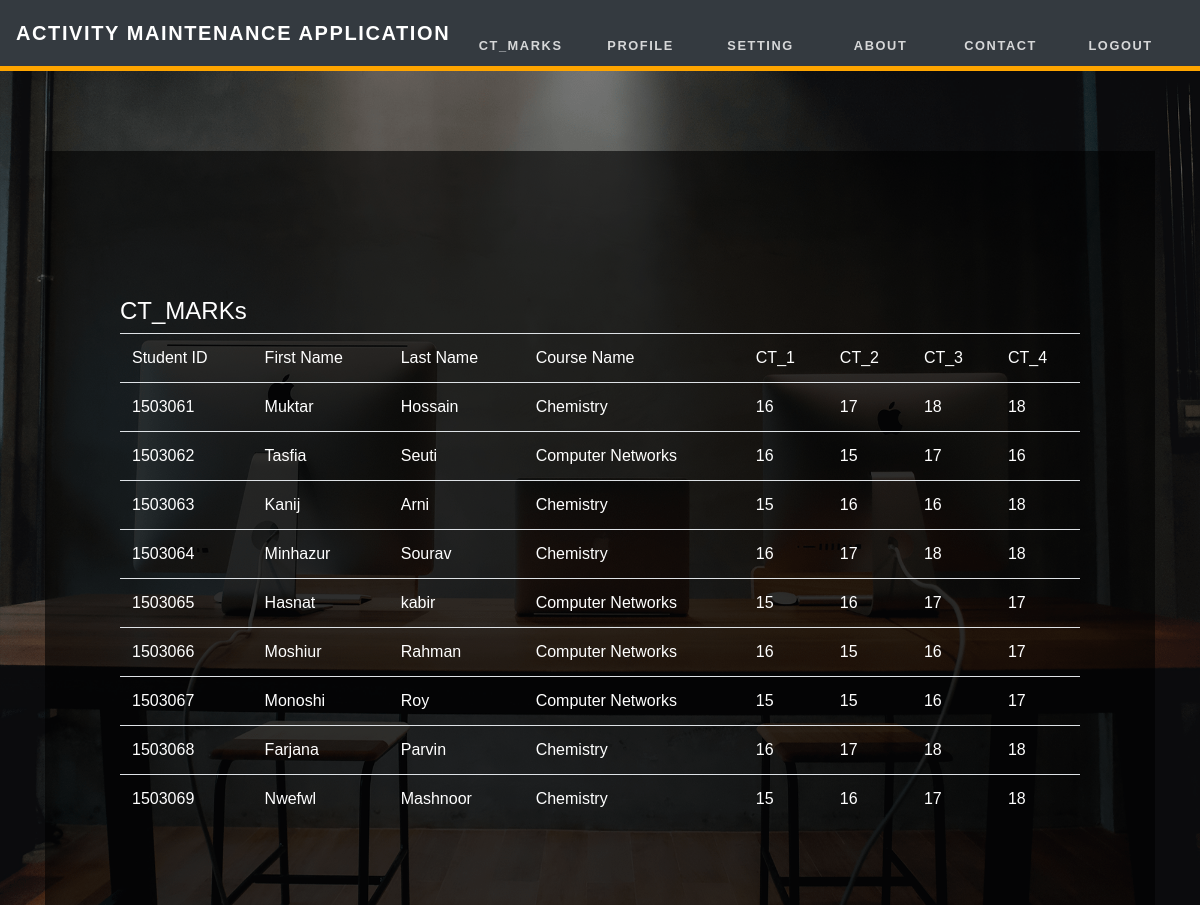
Screenshot of /ct_marks/ with the database file from the repository.
### project/models.py (models this page shows)
class CT_Marks(models.Model):
    student_id = models.IntegerField(max_length=40)
    first_name = models.CharField(max_length=40)
    last_name = models.CharField(max_length=40)
    course_name = models.CharField(max_length=40)
    CT_1 = models.IntegerField(max_length=40, default=" ")
    CT_2 = models.IntegerField(max_length=40, default=" ")
    CT_3 = models.IntegerField(max_length=40, default=" ")
    CT_4 = models.IntegerField(max_length=40, default=" ")

### student/views.py (the view)
# urls.py: path('ct_marks/', s_views.ct_marks, name='ct_marks'),
def ct_marks(request):
    items = CT_Marks.objects.all()
    context ={
        'items' : items,
        'header' : "CT_MARKs"
    }
    return render(request, 'student/ct_marks.html', context)

### student/templates/student/ct_marks.html (shortened to what this page needs)
{% extends 'student/st_base.html' %}
{% block main_content %}
<div class="content-section" style="width:100%;">
    <div class="col-12">
<div class="button-group">
    <h4> {{ header }}</h4>
</div>
<table class="table table-hover">
    <thead>
    <tr>
        <td style="color:white;">Student ID</td>
        <td style="color:white;">First Name</td>
        <td style="color:white;">Last Name</td>
        <td style="color:white;">Course Name</td>
        <td style="color:white;">CT_1</td>
        <td style="color:white;">CT_2</td>
        <td style="color:white;">CT_3</td>
        <td style="color:white;">CT_4</td>
    </tr>
    </thead>
    <tbody>
    {% for item in items %}
    <tr>
        <td style="color:white;">{{ item.student_id }}</td>
        <td style="color:white;">{{ item.first_name }}</td>
        <td style="color:white;">{{ item.last_name }}</td>
        <td style="color:white;">{{ item.course_name }}</td>
        <td style="color:white;">{{ item.CT_1 }}</td>
        <td style="color:white;">{{ item.CT_2 }}</td>
        <td style="color:white;">{{ item.CT_3 }}</td>
        <td style="color:white;">{{ item.CT_4 }}</td>
    </tr>
    {% endfor %}
    </tbody>
</table>
</div>
    </div>
{% endblock %}

### static/css/fixed.css (style rules this page uses)
[class*="col-"] { padding: 1rem; }

### student/templates/student/st_base.html (style rules this page uses)
body { overflow-x: hidden; font-family: 'Raleway', sans-serif; color: #505962; }

### student/templates/student/ct_marks.html (style rules this page uses)
body { background-image:url(/media/computers-3.png); background-size: 100% 100%; font-family: 'Raleway', sans-serif; font-weight: 100; height: 100vh; margin: 0px; padding:0px width:100%; height:100%; }
.content-section { border: 0px solid #fff; margin-top: 10vh; color:white; padding:50px 60px 50px 60px; background-color:rgba(0,0,0,0.6); }
.button-group { margin-top:10vh; }

### rows the page displays
CT_Marks: student_id "1503061", first_name "Muktar", last_name "Hossain", course_name "Chemistry", CT_1 "16", CT_2 "17", CT_3 "18", CT_4 "18"
CT_Marks: student_id "1503062", first_name "Tasfia", last_name "Seuti", course_name "Computer Networks", CT_1 "16", CT_2 "15", CT_3 "17", CT_4 "16"
CT_Marks: student_id "1503063", first_name "Kanij", last_name "Arni", course_name "Chemistry", CT_1 "15", CT_2 "16", CT_3 "16", CT_4 "18"
CT_Marks: student_id "1503064", first_name "Minhazur", last_name "Sourav", course_name "Chemistry", CT_1 "16", CT_2 "17", CT_3 "18", CT_4 "18"
CT_Marks: student_id "1503065", first_name "Hasnat", last_name "kabir", course_name "Computer Networks", CT_1 "15", CT_2 "16", CT_3 "17", CT_4 "17"
CT_Marks: student_id "1503066", first_name "Moshiur", last_name "Rahman", course_name "Computer Networks", CT_1 "16", CT_2 "15", CT_3 "16", CT_4 "17"
CT_Marks: student_id "1503067", first_name "Monoshi", last_name "Roy", course_name "Computer Networks", CT_1 "15", CT_2 "15", CT_3 "16", CT_4 "17"
CT_Marks: student_id "1503068", first_name "Farjana", last_name "Parvin", course_name "Chemistry", CT_1 "16", CT_2 "17", CT_3 "18", CT_4 "18"
CT_Marks: student_id "1503069", first_name "Nwefwl", last_name "Mashnoor", course_name "Chemistry", CT_1 "15", CT_2 "16", CT_3 "17", CT_4 "18"

### other values shown
{{ header }} "CT_MARKs"
